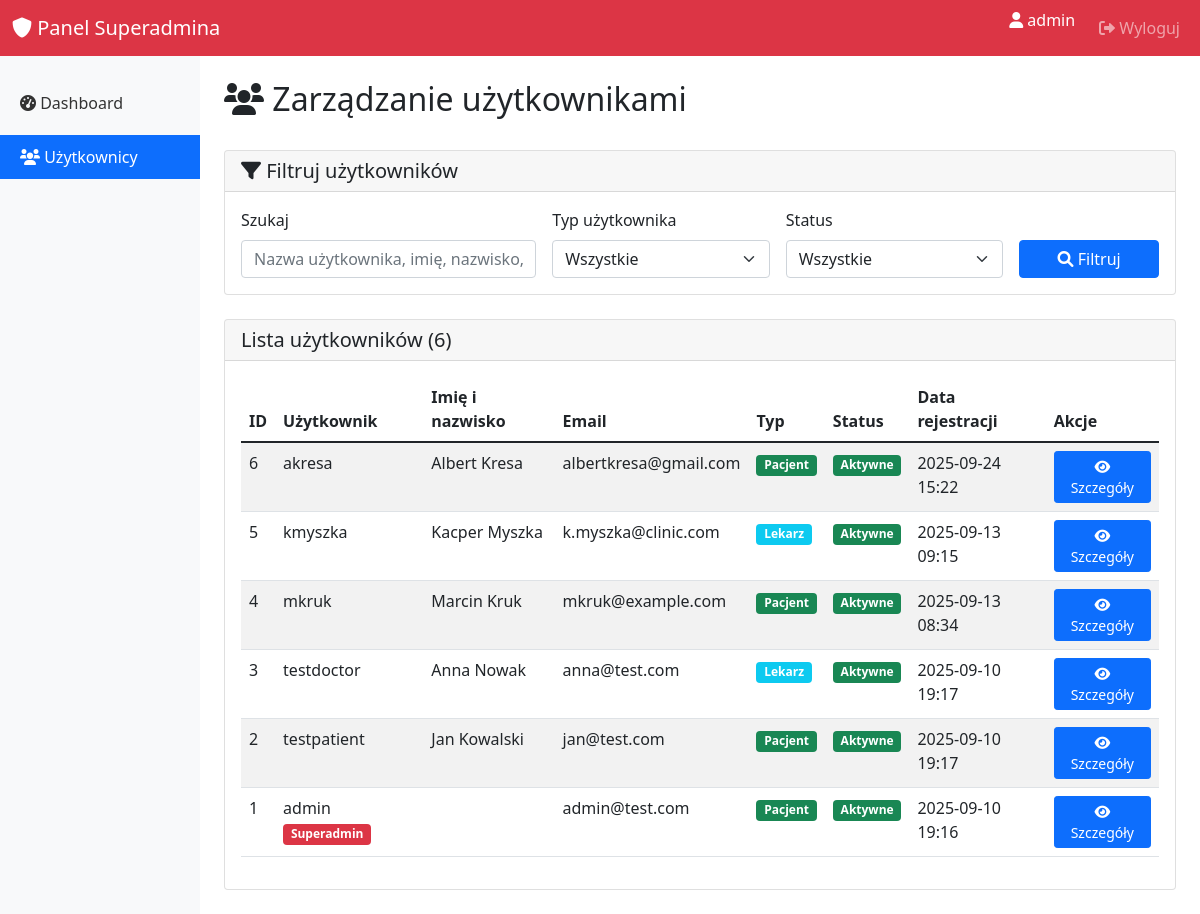
/superadmin/users/ (signed in), run on an earlier commit of the app's database.
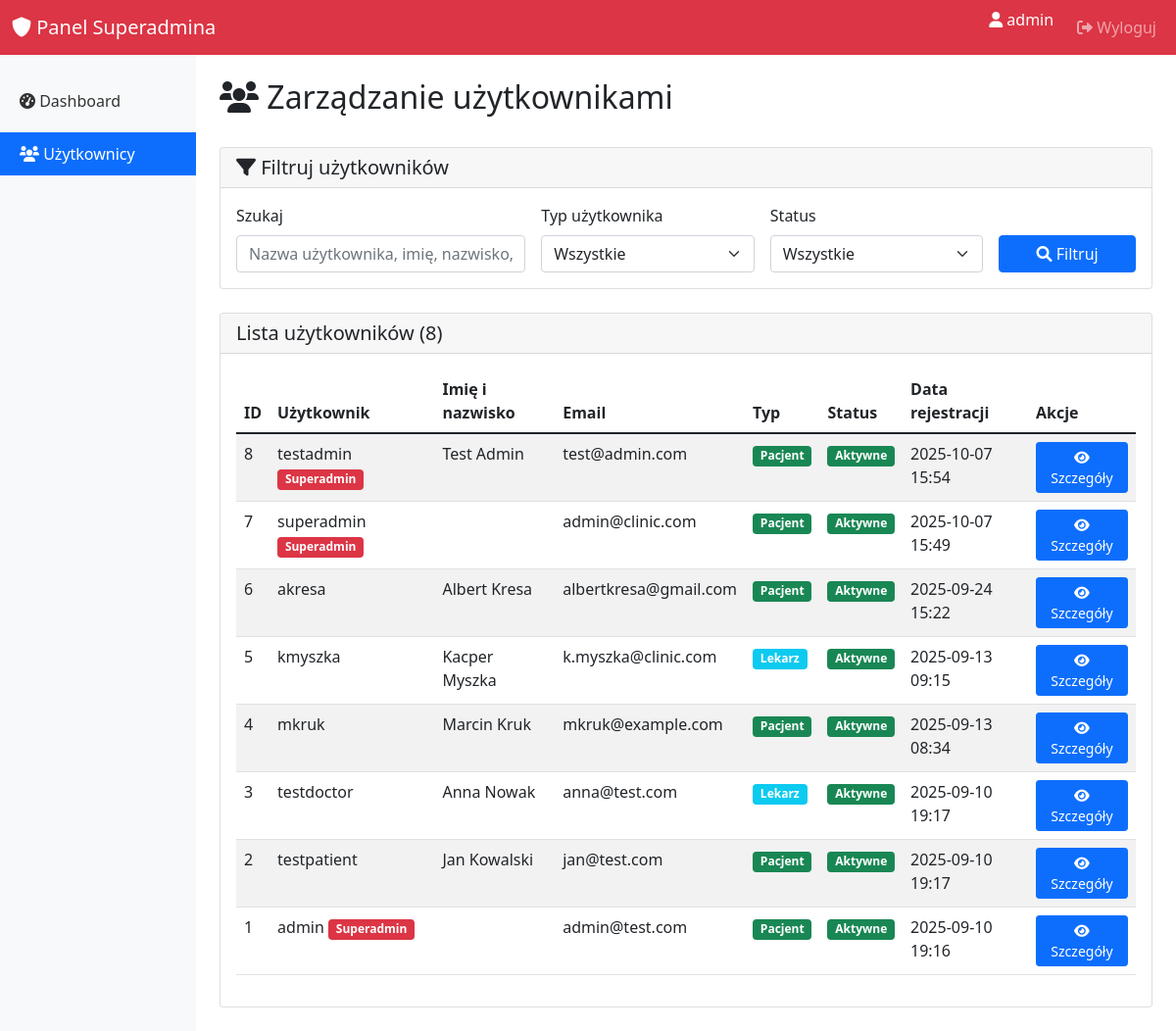
And on a later commit of the database.
### authentication/models.py (models this page shows, shortened)
class User(AbstractUser):
    USER_TYPE_CHOICES = (
        ('patient', 'Pacjent'),
        ('doctor', 'Lekarz'),
    )
    user_type = models.CharField(
        max_length=10,
        choices=USER_TYPE_CHOICES,
        default='patient'
    )
    phone_number = models.CharField(max_length=15, blank=True)
    failed_login_attempts = models.IntegerField(default=0)
    last_failed_login = models.DateTimeField(null=True, blank=True)
    account_locked_until = models.DateTimeField(null=True, blank=True)
    def is_account_locked(self):
        if self.account_locked_until:
            if timezone.now() < self.account_locked_until:
                return True
            else:
                self.failed_login_attempts = 0
                self.account_locked_until = None
                self.save()
                return False
        return False

### superadmin/views.py (the view, shortened to what this page needs)
# urls.py: path('users/', views.user_list, name='user_list'),
@login_required
@user_passes_test(is_superuser)
def user_list(request):
    search_query = request.GET.get('search', '')
    user_type = request.GET.get('type', '')
    status = request.GET.get('status', '')
    users = User.objects.all().order_by('-date_joined')
    if user_type:
        users = users.filter(user_type=user_type)
    if status == 'active':
        users = users.filter(is_active=True, account_locked_until__isnull=True)
    elif status == 'inactive':
        users = users.filter(is_active=False)
    elif status == 'locked':
        users = users.filter(account_locked_until__isnull=False, account_locked_until__gt=timezone.now())
    context = {
        'users': users,
        'search_query': search_query,
        'user_type': user_type,
        'status': status,
    }
    return render(request, 'superadmin/user_list.html', context)

### superadmin/views.py (called while the page is built)
def is_superuser(user):
    return user.is_superuser

### superadmin/templates/superadmin/user_list.html (shortened to what this page needs)
{% extends 'superadmin/base.html' %}
{% block content %}
<div class="d-flex justify-content-between align-items-center mb-4">
    <h2><i class="fas fa-users"></i> Zarządzanie użytkownikami</h2>
</div>
<div class="card mb-4">
    <div class="card-header">
        <h5 class="mb-0"><i class="fas fa-filter"></i> Filtruj użytkowników</h5>
    </div>
    <div class="card-body">
        <form method="get" class="row g-3">
            <div class="col-md-4">
                <label for="search" class="form-label">Szukaj</label>
                <input type="text" class="form-control" id="search" name="search"
                       placeholder="Nazwa użytkownika, imię, nazwisko, email..."
                       value="{{ search_query }}">
            </div>
            <div class="col-md-3">
                <label for="type" class="form-label">Typ użytkownika</label>
                <select class="form-select" id="type" name="type">
                    <option value="">Wszystkie</option>
                </select>
            </div>
            <div class="col-md-3">
                <label for="status" class="form-label">Status</label>
                <select class="form-select" id="status" name="status">
                    <option value="">Wszystkie</option>
                </select>
            </div>
            <div class="col-md-2 d-flex align-items-end">
                <button type="submit" class="btn btn-primary w-100">
                    <i class="fas fa-search"></i> Filtruj
                </button>
            </div>
        </form>
    </div>
</div>
<div class="card">
    <div class="card-header">
        <h5 class="mb-0">Lista użytkowników ({{ users.count }})</h5>
    </div>
    <div class="card-body">
        <div class="table-responsive">
            <table class="table table-striped table-hover">
                <thead>
                    <tr>
                        <th>ID</th>
                        <th>Użytkownik</th>
                        <th>Imię i nazwisko</th>
                        <th>Email</th>
                        <th>Typ</th>
                        <th>Status</th>
                        <th>Data rejestracji</th>
                        <th>Akcje</th>
                    </tr>
                </thead>
                <tbody>
                    {% for user_item in users %}
                    <tr>
                        <td>{{ user_item.id }}</td>
                        <td>
                            {{ user_item.username }}
                            {% if user_item.is_superuser %}
                                <span class="badge bg-danger">Superadmin</span>
                            {% endif %}
                        </td>
                        <td>{{ user_item.first_name }} {{ user_item.last_name }}</td>
                        <td>{{ user_item.email }}</td>
                        <td>
                            {% if user_item.user_type == 'patient' %}
                                <span class="badge bg-success">Pacjent</span>
                            {% elif user_item.user_type == 'doctor' %}
                                <span class="badge bg-info">Lekarz</span>
                            {% endif %}
                        </td>
                        <td>
                            {% if user_item.is_account_locked %}
                                <span class="badge bg-danger">Zablokowane</span>
                            {% elif user_item.is_active %}
                                <span class="badge bg-success">Aktywne</span>
                            {% else %}
                                <span class="badge bg-secondary">Nieaktywne</span>
                            {% endif %}
                        </td>
                        <td>{{ user_item.date_joined|date:"Y-m-d H:i" }}</td>
                        <td>
                            <a href="{% url 'superadmin:user_detail' user_item.id %}"
                               class="btn btn-sm btn-primary">
                                <i class="fas fa-eye"></i> Szczegóły
                            </a>
                        </td>
                    </tr>
                    {% empty %}
                    <tr>
                        <td colspan="8" class="text-center">Nie znaleziono użytkowników</td>
                    </tr>
                    {% endfor %}
                </tbody>
            </table>
        </div>
    </div>
</div>
{% endblock %}

### superadmin/templates/superadmin/base.html (shortened to what this page needs)
<!DOCTYPE html>
<html lang="pl">
<head>
    <link href="https://cdn.jsdelivr.net/npm/bootstrap@5.1.3/dist/css/bootstrap.min.css" rel="stylesheet">
    <link rel="stylesheet" href="https://cdnjs.cloudflare.com/ajax/libs/font-awesome/6.0.0/css/all.min.css">
</head>
<body>
    <nav class="navbar navbar-expand-lg navbar-dark bg-danger">
        <div class="container-fluid">
            <a class="navbar-brand" href="{% url 'superadmin:dashboard' %}">
                <i class="fas fa-shield-alt"></i> Panel Superadmina
            </a>
            <div class="collapse navbar-collapse" id="navbarNav">
                <ul class="navbar-nav ms-auto">
                    <li class="nav-item">
                        <span class="navbar-text text-white me-3">
                            <i class="fas fa-user"></i> {{ user.username }}
                        </span>
                    </li>
                    <li class="nav-item">
                        <a class="nav-link" href="{% url 'authentication:logout' %}">
                            <i class="fas fa-sign-out-alt"></i> Wyloguj
                        </a>
                    </li>
                </ul>
            </div>
        </div>
    </nav>
    <div class="container-fluid">
        <div class="row">
            <div class="col-md-2 sidebar">
                <nav class="nav flex-column">
                    <a class="nav-link {% if request.resolver_match.url_name == 'dashboard' %}active{% endif %}"
                       href="{% url 'superadmin:dashboard' %}">
                        <i class="fas fa-tachometer-alt"></i> Dashboard
                    </a>
                    <a class="nav-link {% if request.resolver_match.url_name == 'user_list' or request.resolver_match.url_name == 'user_detail' %}active{% endif %}"
                       href="{% url 'superadmin:user_list' %}">
                        <i class="fas fa-users"></i> Użytkownicy
                    </a>
                </nav>
            </div>
            <div class="col-md-10 p-4">
                {% block content %}
                {% endblock %}
            </div>
        </div>
    </div>
</body>
</html>

### superadmin/templates/superadmin/base.html (style rules this page uses)
.sidebar { min-height: calc(100vh - 56px); background-color: #f8f9fa; padding: 20px 0; }
.sidebar .nav-link { color: #333; padding: 10px 20px; margin: 5px 0; }
.sidebar .nav-link:hover, .sidebar .nav-link.active { background-color: #0d6efd; color: white; }

What changed in the data, as far as the page shows it:
added User: id "8", username "testadmin", is_superuser "Superadmin", first_name "Test", last_name "Admin", email "test@admin.com", user_type "Pacjent", is_active "Aktywne", date_joined "2025-10-07 15:54"
added User: id "7", username "superadmin", is_superuser "Superadmin", email "admin@clinic.com", user_type "Pacjent", is_active "Aktywne", date_joined "2025-10-07 15:49"
Also different on the page:
{{ users.count }}: "6" → "8"
